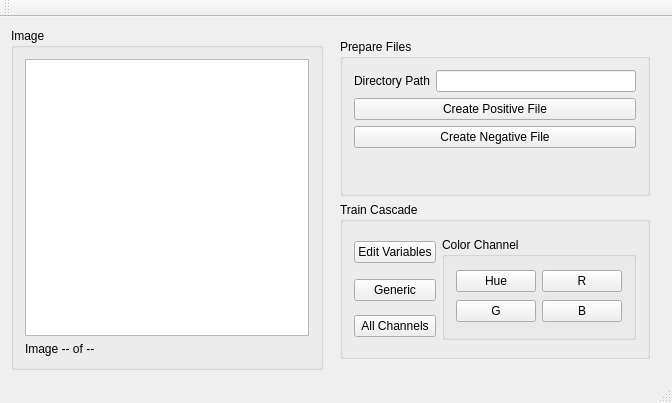
<?xml version="1.0" encoding="UTF-8"?>
<ui version="4.0">
 <class>MainWindow</class>
 <widget class="QMainWindow" name="MainWindow">
  <property name="geometry">
   <rect>
    <x>0</x>
    <y>0</y>
    <width>672</width>
    <height>403</height>
   </rect>
  </property>
  <property name="windowTitle">
   <string>Haar Cascade Trainer</string>
  </property>
  <widget class="QWidget" name="centralWidget">
   <layout class="QHBoxLayout" name="horizontalLayout">
    <item>
     <widget class="QGroupBox" name="groupBox_3">
      <property name="title">
       <string>Image</string>
      </property>
      <layout class="QVBoxLayout" name="verticalLayout_2">
       <item>
        <widget class="QGraphicsView" name="graphicsView"/>
       </item>
       <item>
        <widget class="QLabel" name="graphicsLabel">
         <property name="text">
          <string>Image -- of --</string>
         </property>
        </widget>
       </item>
      </layout>
     </widget>
    </item>
    <item>
     <widget class="QWidget" name="widget" native="true">
      <layout class="QVBoxLayout" name="verticalLayout_3">
       <item>
        <widget class="QGroupBox" name="groupBox_4">
         <property name="title">
          <string>Prepare Files</string>
         </property>
         <layout class="QFormLayout" name="formLayout">
          <item row="0" column="0">
           <widget class="QLabel" name="label_2">
            <property name="text">
             <string>Directory Path</string>
            </property>
           </widget>
          </item>
          <item row="0" column="1">
           <widget class="QLineEdit" name="pathEdit">
            <property name="font">
             <font>
              <pointsize>6</pointsize>
             </font>
            </property>
           </widget>
          </item>
          <item row="4" column="0" colspan="2">
           <widget class="QPushButton" name="createNegativeFileButton">
            <property name="text">
             <string>Create Negative File</string>
            </property>
           </widget>
          </item>
          <item row="3" column="0" colspan="2">
           <widget class="QPushButton" name="createPositiveFileButton">
            <property name="text">
             <string>Create Positive File</string>
            </property>
           </widget>
          </item>
         </layout>
        </widget>
       </item>
       <item>
        <widget class="QGroupBox" name="groupBox">
         <property name="title">
          <string>Train Cascade</string>
         </property>
         <layout class="QGridLayout" name="gridLayout_3">
          <item row="0" column="0" colspan="2">
           <widget class="QPushButton" name="editVariablesButton">
            <property name="text">
             <string>Edit Variables</string>
            </property>
           </widget>
          </item>
          <item row="1" column="0" colspan="2">
           <widget class="QPushButton" name="genericButton">
            <property name="text">
             <string>Generic</string>
            </property>
           </widget>
          </item>
          <item row="0" column="2" rowspan="3" colspan="2">
           <widget class="QGroupBox" name="groupBox_2">
            <property name="title">
             <string>Color Channel</string>
            </property>
            <layout class="QGridLayout" name="gridLayout_4">
             <item row="0" column="1">
              <widget class="QPushButton" name="rButton">
               <property name="text">
                <string>R</string>
               </property>
              </widget>
             </item>
             <item row="0" column="0">
              <widget class="QPushButton" name="hueButton">
               <property name="text">
                <string>Hue</string>
               </property>
              </widget>
             </item>
             <item row="1" column="0">
              <widget class="QPushButton" name="gButton">
               <property name="text">
                <string>G</string>
               </property>
              </widget>
             </item>
             <item row="1" column="1">
              <widget class="QPushButton" name="bButton">
               <property name="text">
                <string>B</string>
               </property>
              </widget>
             </item>
            </layout>
           </widget>
          </item>
          <item row="2" column="0" colspan="2">
           <widget class="QPushButton" name="allChannelsButton">
            <property name="text">
             <string>All Channels</string>
            </property>
           </widget>
          </item>
         </layout>
        </widget>
       </item>
      </layout>
     </widget>
    </item>
   </layout>
  </widget>
  <widget class="QMenuBar" name="menuBar">
   <property name="geometry">
    <rect>
     <x>0</x>
     <y>0</y>
     <width>672</width>
     <height>20</height>
    </rect>
   </property>
  </widget>
  <widget class="QToolBar" name="mainToolBar">
   <attribute name="toolBarArea">
    <enum>TopToolBarArea</enum>
   </attribute>
   <attribute name="toolBarBreak">
    <bool>false</bool>
   </attribute>
  </widget>
  <widget class="QStatusBar" name="statusBar"/>
 </widget>
 <layoutdefault spacing="6" margin="11"/>
 <resources/>
 <connections/>
</ui>
